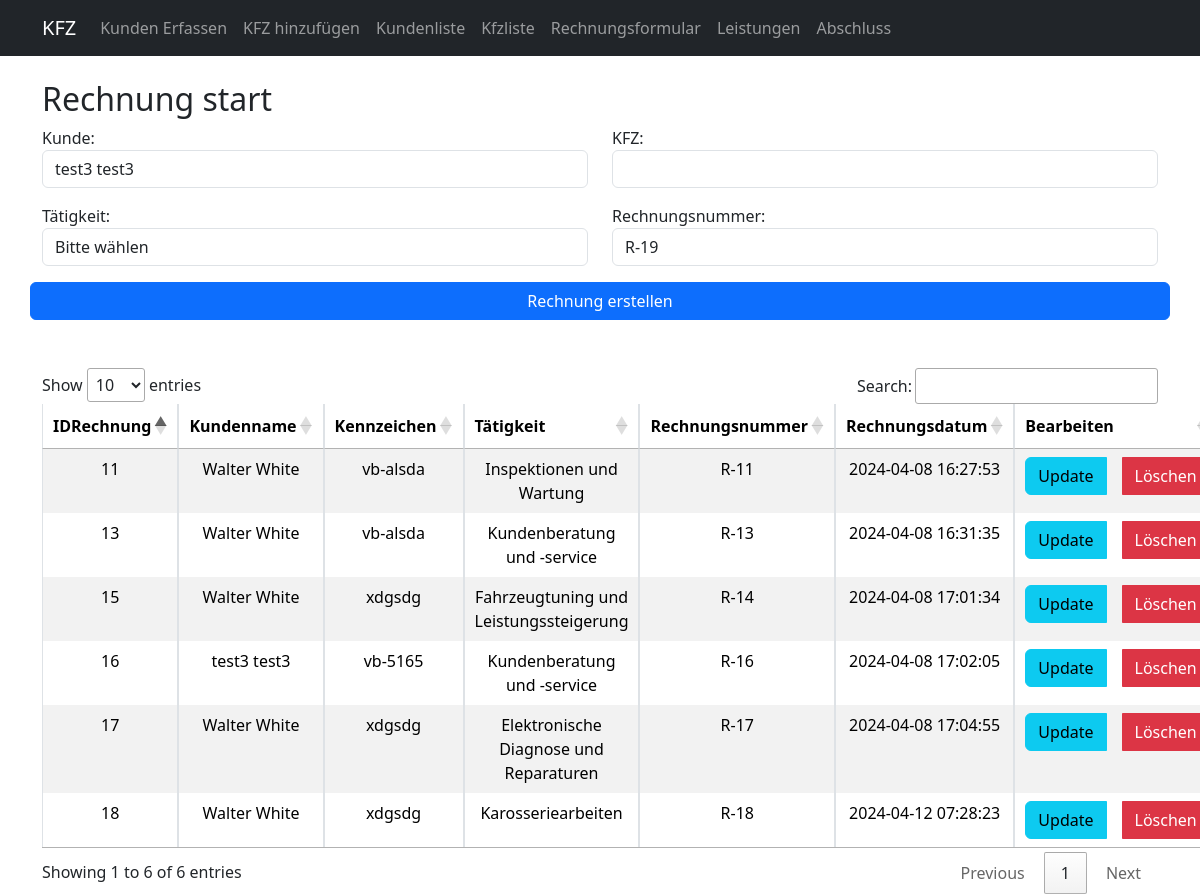
Page /rechnungsstart.php on the committed database.
### tables this page shows
CREATE TABLE `tbl_rechnungen` (
  `IDRechnungen` int(10) NOT NULL,
  `FIDKfz` int(10) DEFAULT NULL,
  `FIDTaetigkeiten` int(10) DEFAULT NULL,
  `Rechnungsnummer` varchar(20) NOT NULL,
  `Rechnungsdatum` timestamp NOT NULL DEFAULT current_timestamp() ON UPDATE current_timestamp()
);

CREATE TABLE `tbl_kunden` (
  `IDKunde` int(10) NOT NULL,
  `FIDAnrede` int(10) DEFAULT NULL,
  `Titel` varchar(20) DEFAULT NULL,
  `Vorname` varchar(255) DEFAULT NULL,
  `Nachname` varchar(255) DEFAULT NULL,
  `Firma` varchar(255) DEFAULT NULL,
  `Ort` varchar(255) DEFAULT NULL,
  `Plz` int(10) DEFAULT NULL,
  `Strasse` varchar(255) DEFAULT NULL,
  `Telefonnr` varchar(255) DEFAULT NULL,
  `Telefonnr2` varchar(255) DEFAULT NULL,
  `Email` varchar(255) DEFAULT NULL,
  `Kundeseit` date DEFAULT curdate(),
  `Fax` varchar(255) DEFAULT NULL,
  `Kommentar` varchar(255) DEFAULT NULL
);

CREATE TABLE `tbl_kfz` (
  `IDKfz` int(10) NOT NULL,
  `FIDKunde` int(10) NOT NULL,
  `Kennzeichen` varchar(50) NOT NULL,
  `FIDMarke` int(10) NOT NULL,
  `FIDKarosserieform` int(10) NOT NULL,
  `FIDKraftstoff` int(10) NOT NULL,
  `Baujahr` int(4) NOT NULL,
  `Kilometerstand` int(11) NOT NULL,
  `Leistung` int(11) NOT NULL,
  `Zulassung` date NOT NULL,
  `Erstzulassung` date NOT NULL,
  `VIN` varchar(50) NOT NULL,
  `Motornummer` varchar(50) NOT NULL,
  `Hubraum` int(11) NOT NULL,
  `FIDTueren` int(10) NOT NULL
);

CREATE TABLE `tbl_taetigkeiten` (
  `IDTaetigkeiten` int(10) NOT NULL,
  `Taetigkeiten` varchar(255) NOT NULL
);

### rechnungsstart.php (the view, shortened to what this page needs)
<?php
require("includes/conn.inc.php");
?>
<!DOCTYPE html>
<html lang="en">
<head>
    <link href="https://cdn.jsdelivr.net/npm/bootstrap@5.3.3/dist/css/bootstrap.min.css" rel="stylesheet">
    <link rel="stylesheet" type="text/css" href="https://cdn.datatables.net/1.11.5/css/jquery.dataTables.min.css">
    <link rel="stylesheet" href="style.css">
</head>
<body>
<nav class="navbar navbar-expand-lg navbar-dark bg-dark">
        <div class="container">
            <a class="navbar-brand" href="#">KFZ</a>
            <div class="collapse navbar-collapse" id="navbarNav">
                <ul class="navbar-nav ml-auto">
                    <li class="nav-item">
                        <a class="nav-link" href="kunden.php" >Kunden Erfassen</a>
                    </li>
                    <li class="nav-item">
                        <a class="nav-link" href="kfz.php" >KFZ hinzufügen</a>
                    </li>
                    <li class="nav-item">
                        <a class="nav-link" href="kundenliste.php" >Kundenliste</a>
                    </li>
                    <li class="nav-item">
                        <a class="nav-link" href="kfzliste.php" >Kfzliste</a>
                    </li>
                    <li class="nav-item">
                        <a class="nav-link" href="rechnungsstart.php" >Rechnungsformular</a>
                    </li>
                    <li class="nav-item">
                        <a class="nav-link" href="leistungen.php" >Leistungen</a>
                    </li>
                    <li class="nav-item">
                        <a class="nav-link" href="positionview.php" >Abschluss</a>
                    </li>
                </ul>
            </div>
        </div>
    </nav>
<div class="container">
        <br>
        <h2>Rechnung start</h2>
        <form action="rechnung_insert.php" method="post">
        <div class="row">
            <div class="col-md-6 mb-3">
                <label for="kunde">Kunde:</label>
                <select class="form-control" name="kunde" id="kunde">
                    <?php
                    $query = "SELECT IDKunde, Vorname, Nachname FROM tbl_kunden";
                    $result = mysqli_query($conn, $query);
                    while ($row = mysqli_fetch_assoc($result)) {
                        echo "<option value='" . $row['IDKunde'] . "'>" . $row['Vorname'] . " " . $row['Nachname'] . "</option>";
                    }
                    ?>
                </select>
            </div>
            <div class="col-md-6 mb-3">
                <label for="kfz">KFZ:</label>
                <select class="form-control" name="kfz" id="kfz">
                </select>
            </div>
            <div class="col-md-6 mb-3">
                <label for="taetigkeiten">Tätigkeit:</label>
                <select class="form-control" name="taetigkeiten" id="taetigkeiten">
                    <option value="">Bitte wählen</option>
                </select>
            </div>
            <div class="col-md-6 mb-3">
                <label for="rechnungsnummer">Rechnungsnummer:</label>
                <input type="text" class="form-control" id="rechnungsnummer" name="rechnungsnummer" value="<?php echo generateRechnungsnummer(); ?>" readonly>
            </div>
            <input type="submit" class="btn btn-primary" value="Rechnung erstellen">
                </div>
        </form>
</div>
<br>
<br>
<div class="container">
    <table id="rechnungTable" class="table table-striped table-bordered">
        <thead>
            <tr>
                <th>IDRechnung</th>
                <th>Kundenname</th>
                <th>Kennzeichen</th>
                <th>Tätigkeit</th>
                <th>Rechnungsnummer</th>
                <th>Rechnungsdatum</th>
                <th>Bearbeiten</th>
            </tr>
        </thead>
        <tbody>
            <?php
                $sql = "SELECT tbl_rechnungen.IDRechnungen, tbl_kfz.Kennzeichen, tbl_kunden.Vorname, tbl_kunden.Nachname, tbl_rechnungen.Rechnungsnummer, tbl_rechnungen.Rechnungsdatum , tbl_taetigkeiten.Taetigkeiten
                FROM tbl_rechnungen
                INNER JOIN tbl_kfz ON tbl_rechnungen.FIDKfz = tbl_kfz.IDKfz
                INNER JOIN tbl_taetigkeiten ON tbl_rechnungen.FIDTaetigkeiten = tbl_taetigkeiten.IDTaetigkeiten
                INNER JOIN tbl_kunden ON tbl_kfz.FIDKunde = tbl_kunden.IDKunde";
                $result = $conn->query($sql);
            if ($result->num_rows > 0) {
                while ($row = $result->fetch_assoc()) {
                    echo "<tr>";
                    echo "<td>"  .$row['IDRechnungen'] . "</td>";
                    echo "<td>"  .$row['Vorname']." ".$row['Nachname']."</td>";
                    echo "<td>" . $row['Kennzeichen'] . "</td>";
                    echo "<td>" . $row['Taetigkeiten'] . "</td>";
                    echo "<td>" . $row['Rechnungsnummer'] . "</td>";
                    echo "<td>" . $row['Rechnungsdatum'] . "</td>";
                    echo "<td>
                            <div class='btn-group'>
                                <button type='button' class='btn btn-info btn-xs dt-view update_data' style='margin-right:16px;' data-bs-toggle='modal' data-bs-target='#updateData' onclick=\"update_data_function(
                                     {$row['IDRechnungen']}
                                    '{$row['Kennzeichen']}',
                                    '{$row['Taetigkeiten']}',
                                    '{$row['Rechnungsnummer']}',
                                    '{$row['Rechnungsdatum']}'
                                )\">Update</button>
                                <button type='button' class='btn btn-danger btn-xs BTN_delete' data-bs-toggle='modal' data-bs-target='#deleteData'>Löschen</button>
                            </div>
                        </td>";
                    echo "</tr>";
                }
            } else {
                echo "<tr><td colspan='6'>Keine Rechnungen gefunden</td></tr>";
            }
            ?>
        </tbody>
    </table>
</div>
<?php
    function generateRechnungsnummer() {
        global $conn;
        $query = "SELECT MAX(IDRechnungen) AS max_id FROM tbl_rechnungen";
        $result = mysqli_query($conn, $query);
        $row = mysqli_fetch_assoc($result);
        $next_id = $row['max_id'] + 1;
        return 'R-' . $next_id;
    }
?>
</body>
</html>

### style.css (style rules this page uses)
.table td, .table th { text-align: center; }

### rows in the picture
tbl_rechnungen: IDRechnungen "11", tbl_kunden.Vorname "Walter", tbl_kunden.Nachname "White", FIDKfz.Kennzeichen "vb-alsda", FIDTaetigkeiten.Taetigkeiten "Inspektionen und Wartung", Rechnungsnummer "R-11", Rechnungsdatum "2024-04-08 16:27:53"
tbl_rechnungen: IDRechnungen "13", tbl_kunden.Vorname "Walter", tbl_kunden.Nachname "White", FIDKfz.Kennzeichen "vb-alsda", FIDTaetigkeiten.Taetigkeiten "Kundenberatung und -service", Rechnungsnummer "R-13", Rechnungsdatum "2024-04-08 16:31:35"
tbl_rechnungen: IDRechnungen "15", tbl_kunden.Vorname "Walter", tbl_kunden.Nachname "White", FIDKfz.Kennzeichen "xdgsdg", FIDTaetigkeiten.Taetigkeiten "Fahrzeugtuning und Leistungssteigerung", Rechnungsnummer "R-14", Rechnungsdatum "2024-04-08 17:01:34"
tbl_rechnungen: IDRechnungen "16", tbl_kunden.Vorname "test3", tbl_kunden.Nachname "test3", FIDKfz.Kennzeichen "vb-5165", FIDTaetigkeiten.Taetigkeiten "Kundenberatung und -service", Rechnungsnummer "R-16", Rechnungsdatum "2024-04-08 17:02:05"
tbl_rechnungen: IDRechnungen "17", tbl_kunden.Vorname "Walter", tbl_kunden.Nachname "White", FIDKfz.Kennzeichen "xdgsdg", FIDTaetigkeiten.Taetigkeiten "Elektronische Diagnose und Reparaturen", Rechnungsnummer "R-17", Rechnungsdatum "2024-04-08 17:04:55"
tbl_rechnungen: IDRechnungen "18", tbl_kunden.Vorname "Walter", tbl_kunden.Nachname "White", FIDKfz.Kennzeichen "xdgsdg", FIDTaetigkeiten.Taetigkeiten "Karosseriearbeiten", Rechnungsnummer "R-18", Rechnungsdatum "2024-04-12 07:28:23"

### other values in the picture
form field kunde "test3 test3"
